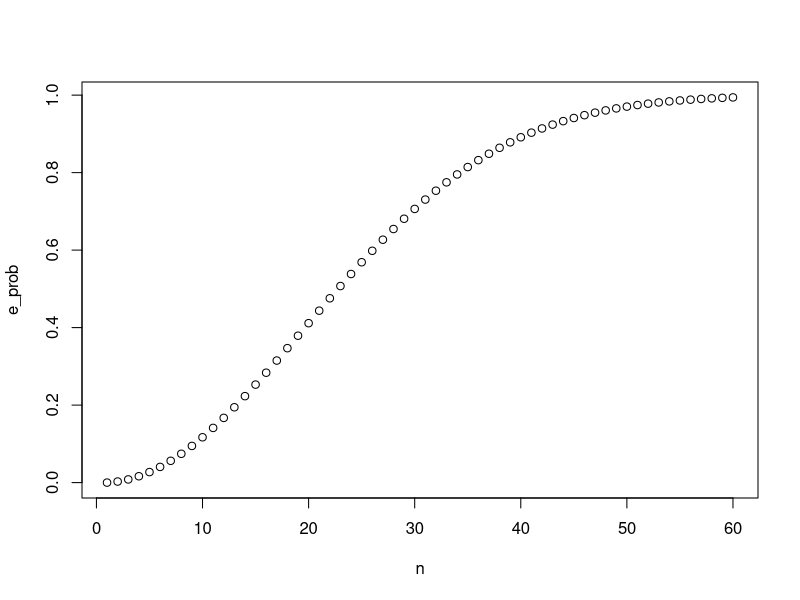

This chart was generated by the following R code: (Note: this script raises an error after producing the figure.)
number <- "Three"
suit <- "Hearts"
paste(number, suit)
expand.grid(pants = c("blue", "black"), shirt = c("white", "grey", "plaid"))

suits <- c("Diamonds", "Clubs", "Hearts", "Spades")
numbers <- c("Ace", "Deuce", "Three", "Four", "Five", "Six", "Seven", "Eight", "Nine", "Ten", "Jack", "Queen", "King")
deck <- expand.grid(number = numbers, suit = suits)
deck
deck <- paste(deck$number, deck$suit)
deck

kings = paste("King",suits)
mean(deck %in% kings)

library(gtools)
permutations(5,2)
all_phone_numbers <- permutations(10, 7, v = 0:9)
n <- nrow(all_phone_numbers)
index = sample(n,5)
all_phone_numbers[index,]

hands <- permutations(52,2, v = deck)
a = nrow(hands)
a
first_card <- hands[,1]
second_card <- hands[,2]
sum(first_card %in% kings & second_card %in% kings) / sum(first_card %in% kings)

aces <- paste("Ace", suits)
facecard <- c("King", "Queen", "Jack", "Ten")
facecard <- expand.grid(number = facecard, suit = suits)
facecard
facecard <- paste(facecard$number, facecard$suit)
facecard
hands <- combinations(52, 2, v=deck)
hands
mean(hands[,1] %in% aces & hands[,2] %in% facecard)
mean((hands[,1] %in% aces & hands[,2] %in% facecard)|(hands[,2] %in% aces & hands[,1] %in% facecard))

B <- 10000
results <- replicate(B, {
  hand <- sample(deck, 2)
  (hand[1] %in% aces & hand[2] %in% facecard) | (hand[2] %in% aces & hand[1] %in% facecard)
})
results
mean(results == FALSE)

bday = seq(1,365)
bday
results = replicate(B,{ 
  bdays = sample(1:365,50, replace=TRUE) 
  any(duplicated(bdays))
})

mean(results)

exact_prob = function(n) {
 p_uni = seq(365,365-n+1)/365
 1-prod(p_uni)
}

n <- seq(1, 60)
e_prob = sapply(n,exact_prob )
plot(n,e_prob)

cp =  function(B){
  results = replicate(B,{ 
    bdays = sample(1:365,22, replace=TRUE) 
    any(duplicated(bdays))
  })
}
B = 10^seq(1,5,len=100)
ep = sapply(B,cp)
print(ep)
plot(log10(B),ep, type="1")


B <- 10^seq(1, 5, len = 100)    # defines vector of many B values
compute_prob <- function(B, n = 22){    # function to run Monte Carlo simulation with each B
  same_day <- replicate(B, {
    bdays <- sample(1:365, n, replace = TRUE)
    any(duplicated(bdays))
  })
  mean(same_day)
}

prob <- sapply(B, compute_prob)    # apply compute_prob to many values of B
plot(log10(B), prob, type = "l") 
